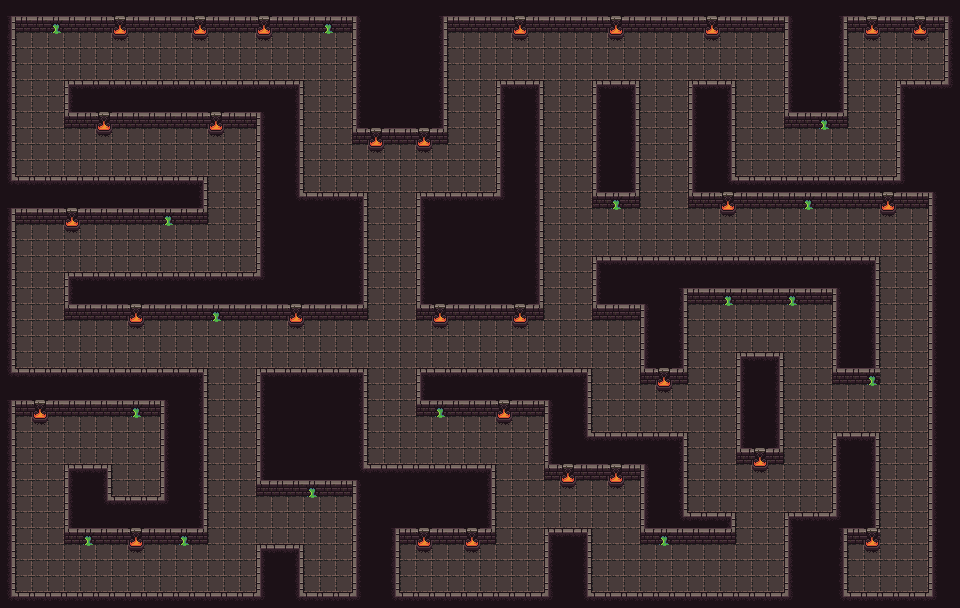

This game map was drawn from its Tiled (.tmx) file and the tilesets committed beside it. A one-line description and the trimmed map source follow:
An orthogonal 60x38 tile map with 16x16 px tiles, 1 tile layer (Capa de patrones 1).

<map version="1.10" tiledversion="1.11.0" orientation="orthogonal" renderorder="right-down" width="60" height="38" tilewidth="16" tileheight="16" infinite="0" nextlayerid="2" nextobjectid="1">
 <tileset firstgid="1" source="nivel_3.tsx" />
 <layer id="1" name="Capa de patrones 1" width="60" height="38">
  <data>[2280 cells, 2280 non-empty, 19 distinct tile ids]</data>
 </layer>
</map>
